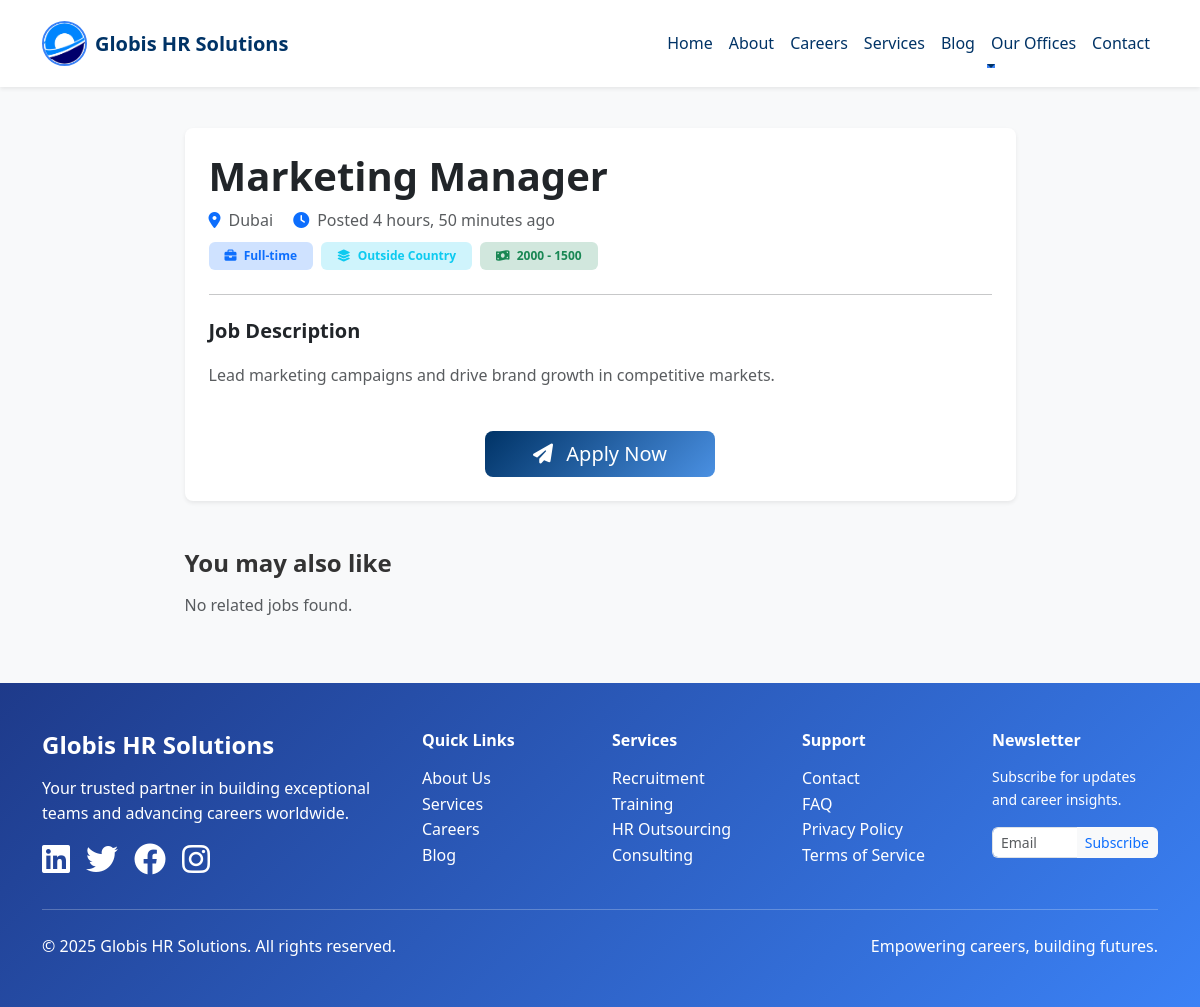
The app's page /jobs/2/ with its own data.
### cms/models.py (models this page shows, shortened)
class Job(models.Model):
    JOB_TYPE_CHOICES = [
        ('full_time', 'Full-time'),
        ('part_time', 'Part-time'),
        ('contract', 'Contract'),
    ]
    WORK_SCOPE_CHOICES = [
        ('inside_country', 'Inside Country'),
        ('outside_country', 'Outside Country'),
        ('remote', 'Remote'),
    ]
    title = models.CharField(max_length=255)
    description = models.TextField()
    location = models.CharField(max_length=255)
    posted_at = models.DateTimeField(auto_now_add=True)
    is_active = models.BooleanField(default=True)
    work_scope = models.CharField(max_length=20, choices=WORK_SCOPE_CHOICES, default='inside_country')
    salary_range = models.CharField(max_length=100, blank=True, null=True)
    job_type = models.CharField(max_length=20, choices=JOB_TYPE_CHOICES, default='full_time')

### cms/views.py (the view)
# urls.py: path('jobs/<int:job_id>/', views.job_detail, name='job_detail'),
def job_detail(request, job_id):
    job = get_object_or_404(Job, pk=job_id)
    return render(request, 'cms/job_detail.html', {'job': job})

### cms/templates/cms/job_detail.html (shortened to what this page needs)
{% extends 'cms/base.html' %}
{% load static %}
{% block content %}
<div style="padding-top: 80px;"></div>
<section class="section py-5" style="background: var(--background-light);">
  <div class="container">
    <div class="row justify-content-center">
      <div class="col-lg-9">
        <div class="card shadow-sm border-0 rounded-3 p-4 mb-4">
          <div class="d-flex flex-column flex-md-row justify-content-between align-items-start align-items-md-center">
            <div>
              <h1 class="fw-bold mb-2">{{ job.title }}</h1>
              <p class="text-muted mb-2">
                <i class="fas fa-map-marker-alt me-2 text-primary"></i>{{ job.location }}
                <span class="ms-3">
                  <i class="fas fa-clock me-2 text-primary"></i>Posted {{ job.posted_at|timesince }} ago
                </span>
              </p>
              <div class="d-flex flex-wrap gap-2">
                <span class="badge bg-primary-subtle text-primary px-3 py-2">
                  <i class="fas fa-briefcase me-1"></i> {{ job.get_job_type_display }}
                </span>
                <span class="badge bg-info-subtle text-info px-3 py-2">
                  <i class="fas fa-layer-group me-1"></i> {{ job.get_work_scope_display }}
                </span>
                {% if job.salary_range %}
                <span class="badge bg-success-subtle text-success px-3 py-2">
                  <i class="fas fa-money-bill-wave me-1"></i> {{ job.salary_range }}
                </span>
                {% endif %}
              </div>
            </div>
          </div>
          <hr class="my-4">
          <div>
            <h5 class="fw-bold mb-3">Job Description</h5>
            <div class="text-muted lh-lg">
              {{ job.description|linebreaks }}
            </div>
          </div>
          <div class="mt-4 text-center">
            <button class="btn btn-primary-custom btn-lg px-5"
                    onclick="openApplicationForm('{{ job.title }}', {{ job.id }})">
              <i class="fas fa-paper-plane me-2"></i> Apply Now
            </button>
          </div>
        </div>
        <div class="mt-5">
          <h4 class="fw-bold mb-3">You may also like</h4>
          <div class="row g-3">
            {% for related in related_jobs %}
            <div class="col-md-6">
              <div class="card border-0 shadow-sm h-100">
                <div class="card-body">
                  <h6 class="fw-bold mb-2">{{ related.title }}</h6>
                  <p class="text-muted small mb-2">
                    <i class="fas fa-map-marker-alt me-1 text-primary"></i> {{ related.location }}
                  </p>
                  <a href="{% url 'cms:job_detail' related.id %}"
                     class="stretched-link text-decoration-none small fw-semibold text-primary">
                    View Details →
                  </a>
                </div>
              </div>
            </div>
            {% empty %}
            <p class="text-muted">No related jobs found.</p>
            {% endfor %}
          </div>
        </div>
      </div>
    </div>
  </div>
</section>
{% endblock %}

### cms/templates/cms/partials/navbar.html (style rules this page uses)
:root { --primary-blue: #3B82F6; --dark-blue: #0f172a; }

### records on screen
Job: title "Marketing Manager", location "Dubai", posted_at "4 hours, 50 minutes", job_type "Full-time", work_scope "Outside Country", salary_range "2000 - 1500", description "Lead marketing campaigns and drive brand growth in competitive markets."
